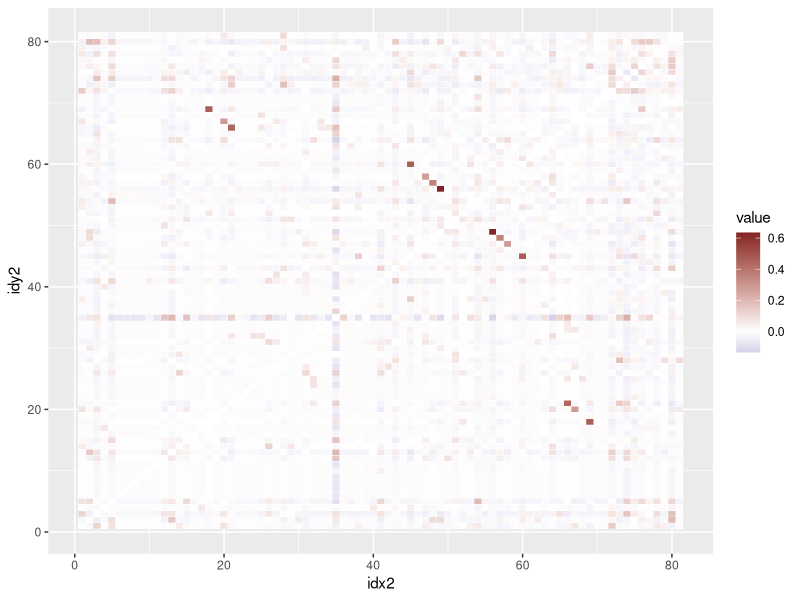
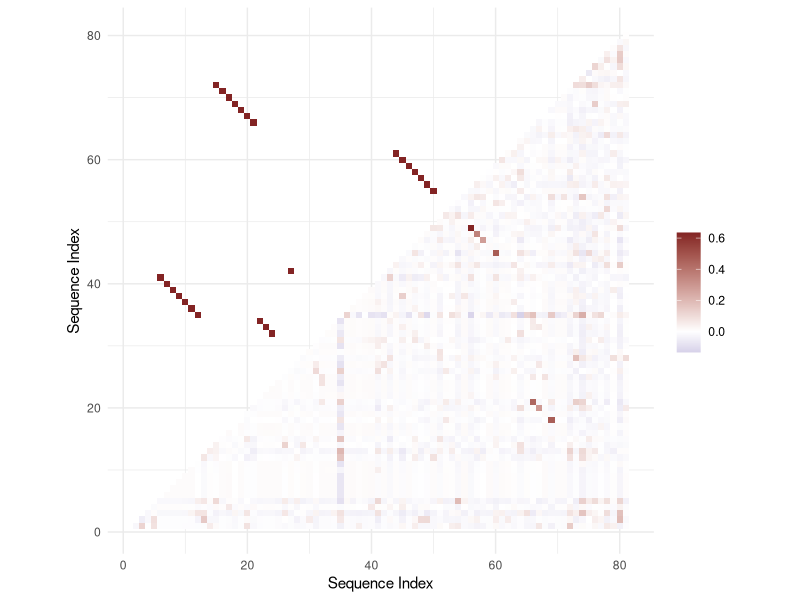
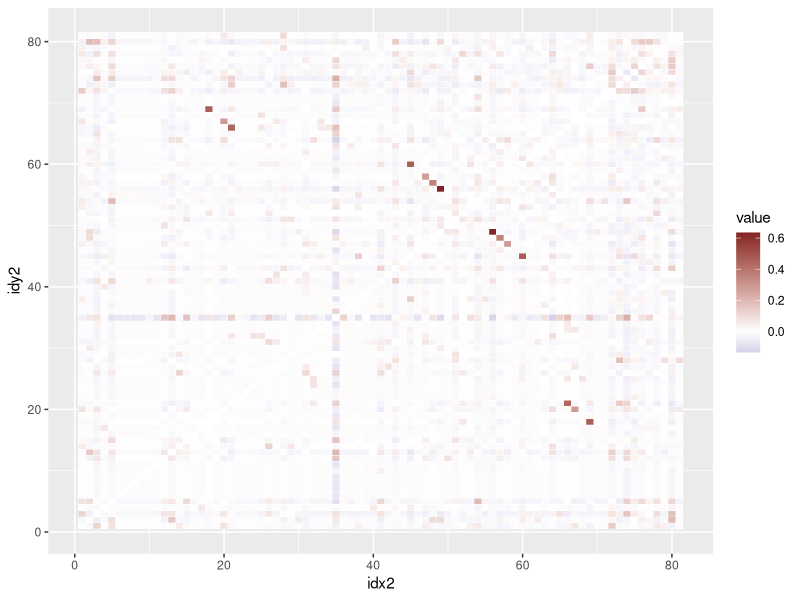
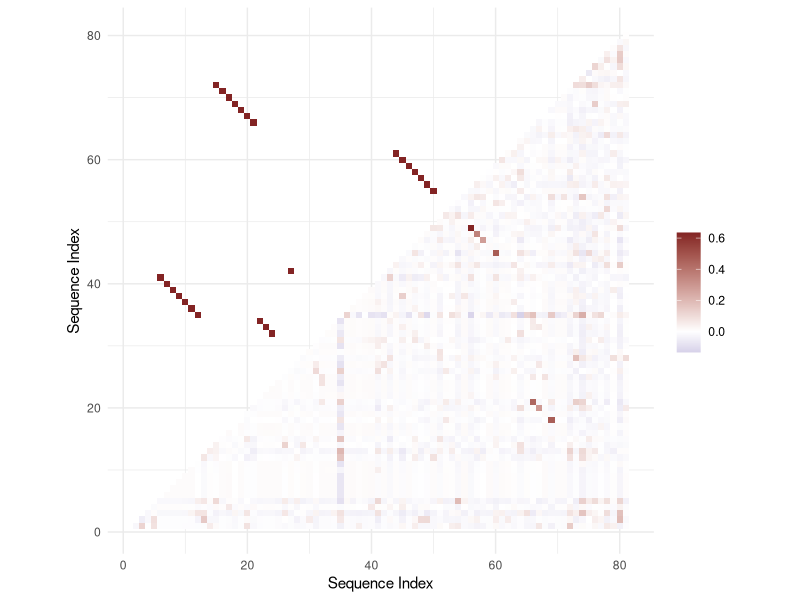

Write R code to recreate these figures, in order.
## ---- chunk 1
knitr::opts_chunk$set(echo = TRUE)
## ---- chunk 2
data <- read.table("./CPEB_RA0.6_DCA.txt",header=FALSE,sep=" ")


data
## ---- chunk 3
library(dplyr)

row.names(data) <- 1:81
colnames(data) <- 1:81

## ---- chunk 4
library(tidyr)
data3 <- data %>% 
  mutate(idx=row.names(data)) %>%
  gather(key=idy,value=value,1:81)

data4 <-
   data3 %>%
  mutate(idx2=as.numeric(gsub("aa","",idx)),idy2=as.numeric(gsub("aa","",idy)))

## ---- chunk 5

library(ggplot2)
library(scales)

p <- ggplot(data4, aes(idx2, idy2)) + 
  geom_tile(aes(fill = value),colour = "white") +
  scale_fill_gradient2(low=muted("blue"),high=muted("red"))

print(p)
## ---- chunk 6
png("p.png")
print(p)

dev.off()
## ---- chunk 7
library(data.table)
data.theor <- fread("./theoretical.tsv",header=F)

data.theor.dat <- data.theor %>%
  mutate(idx=V1,idy=V2, value=max(data3$value)) %>%
  select(idx,idy,value)

data.dat <- data3 %>%
  mutate(idx =as.numeric(idx),idy=as.numeric(idy)) %>%
  filter(idx > idy)



data.all <- rbind(data.theor.dat,data.dat)

## ---- chunk 8
library(ggplot2)
library(scales)

p2 <- ggplot(data.all, aes(idx, idy)) + 
  geom_tile(aes(fill = value)) +
  scale_fill_gradient2(low=muted("blue"),high=muted("red"),name = "")+
  theme_minimal()+
  xlab("Sequence Index")+
  ylab("Sequence Index")+
  
  
  coord_fixed(ratio=1)

print(p2)
## ---- chunk 9
ggsave(plot=p2,file="a.png",dpi=900,width = 4,height = 4)
